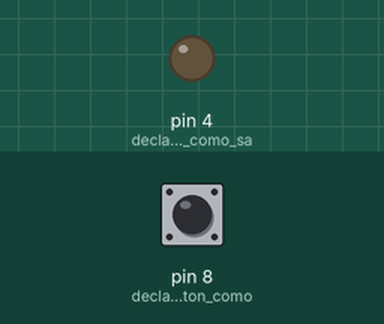
This sketch was run on a simulated Arduino Uno, built with avr-gcc and run on an emulated ATmega328P. On the bench: output pins drawn as LEDs (lit = HIGH). The test bench sets the inputs (shaded band); at power-on: pin 8 (declaramos_el_boton_como) LOW.

Above: at 1.2 s.
1.3 s: pin 8 (declaramos_el_boton_como) pulled HIGH for 0.15 s
At 2.4 s:
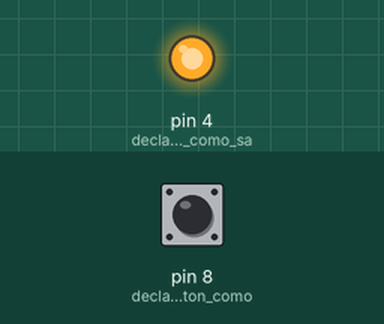
2.9 s: pin 8 (declaramos_el_boton_como) pulled HIGH for 1 s
At 3.7 s:
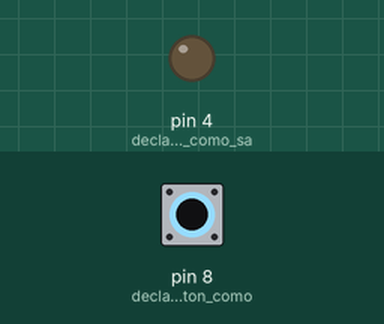
5.4 s: pin 8 (declaramos_el_boton_como) pulled HIGH for 3.2 s
At 6.8 s:
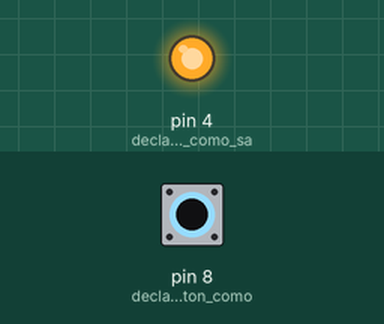
Timing chart, 0 to 8.4 s (numbered marks = the images above; inputs shaded):
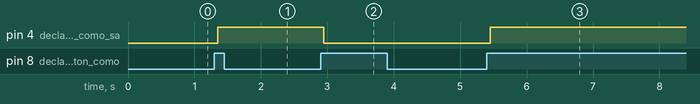

The sketch:

led__boton.ino
```cpp
int estado = 0;       //guarda el estado del boton
int estadoAnterior = 0;
int salida = 0;       //0 = led esta apagado, 1 = led encendido

void setup() {
  pinMode(8, INPUT);  // declaramos el boton como entrada
  pinMode(4, OUTPUT); // declaramos el led como salida
}

void loop() {
  estado = digitalRead(8);     //leer el estado del boton
  if ((estado == HIGH) && (estadoAnterior == LOW)) {
    salida = 1 - salida;
    delay(50);
  }
  estadoAnterior = estado;      // guarda el valor actual

  if(salida == 1) {            // si estado esta en alto
    digitalWrite(4, HIGH);     // encendemos el led
  }
    else {
      digitalWrite(4, LOW);    //apagamos el led
    }
}
```

Measured:
- after the input at 1.3 s, pin 4 (declaramos_el_led_como_sa): LOW → HIGH after 0.05 s
- after the input at 2.9 s, pin 4 (declaramos_el_led_como_sa): HIGH → LOW after 0.05 s
- after the input at 5.4 s, pin 4 (declaramos_el_led_como_sa): LOW → HIGH after 0.05 s
